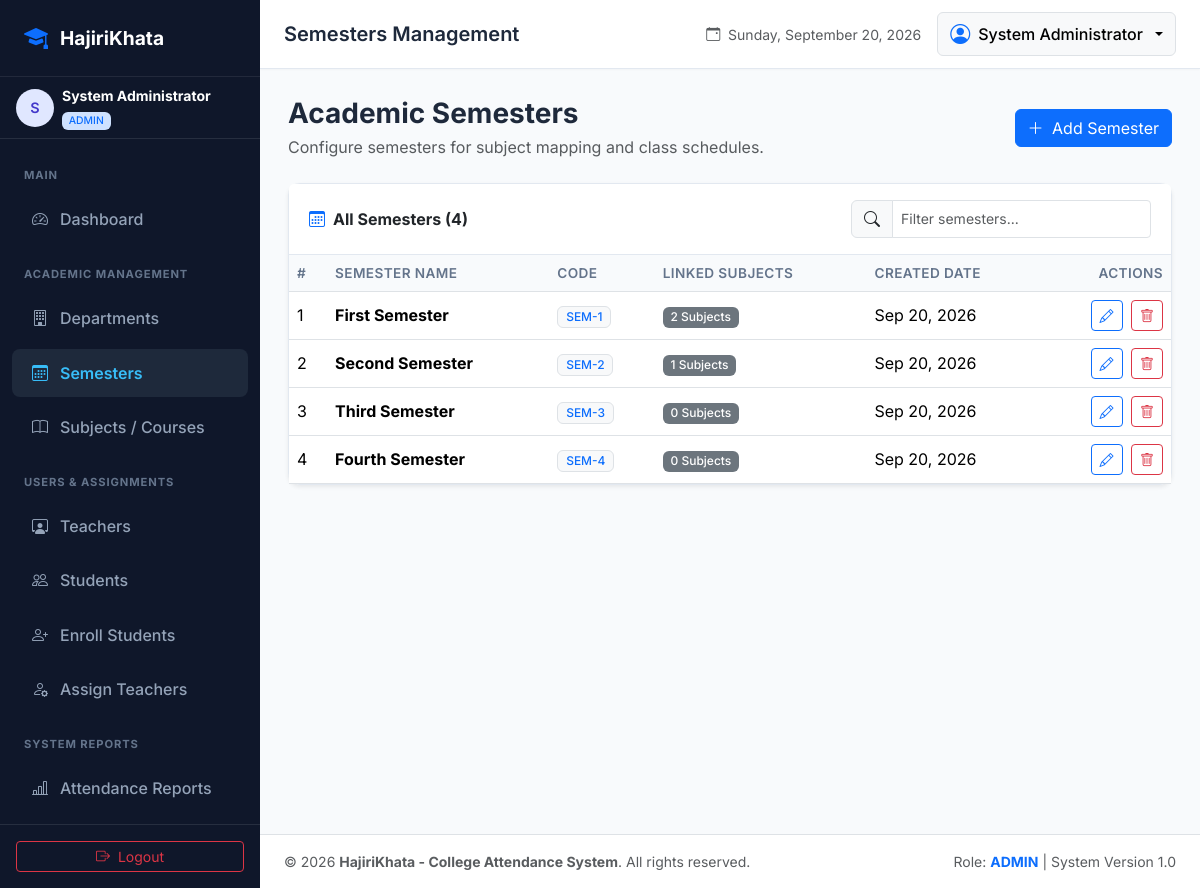
Screenshot of /admin/semesters.php (signed in) with the database file from the repository.
### tables this page shows
CREATE TABLE `semesters` (
    `id` INT AUTO_INCREMENT PRIMARY KEY,
    `name` VARCHAR(50) NOT NULL,
    `code` VARCHAR(20) NOT NULL UNIQUE,
    `created_at` TIMESTAMP DEFAULT CURRENT_TIMESTAMP
);

### includes/helpers.php (called while the page is built, shortened)
<?php
function e($value): string {
    return htmlspecialchars((string)($value ?? ''), ENT_QUOTES, 'UTF-8');
}
function format_date(?string $date, string $format = 'M d, Y'): string {
    $timestamp = strtotime($date);
    return $timestamp ? date($format, $timestamp) : 'N/A';
}

### admin/semesters.php (the view, shortened to what this page needs)
<?php
require_once __DIR__ . '/../config/db.php';
require_once __DIR__ . '/../includes/helpers.php';
try {
    $stmt = $pdo->query("
        SELECT
            s.*,
            (SELECT COUNT(*) FROM subjects sub WHERE sub.semester_id = s.id) AS subject_count
        FROM semesters s
        ORDER BY s.id ASC
    ");
    $semesters = $stmt->fetchAll();
} catch (PDOException $e) {
    set_flash("Error fetching semesters: " . $e->getMessage(), "danger");
    $semesters = [];
}
require_once __DIR__ . '/../includes/header.php';
?>
<div class="container-fluid px-0">
    <div class="d-flex flex-column flex-md-row justify-content-between align-items-md-center mb-4 gap-3">
        <div>
            <h3 class="fw-bold text-slate-900 mb-1">Academic Semesters</h3>
            <p class="text-muted mb-0">Configure semesters for subject mapping and class schedules.</p>
        </div>
        <button type="button" class="btn btn-primary" data-bs-toggle="modal" data-bs-target="#addSemModal">
            <i class="bi bi-plus-lg me-1"></i> Add Semester
        </button>
    </div>
    <div class="card shadow-sm">
        <div class="card-header bg-white d-flex flex-column flex-md-row justify-content-between align-items-md-center gap-3">
            <span class="fw-bold"><i class="bi bi-calendar3 text-primary me-2"></i>All Semesters (<?= count($semesters) ?>)</span>
            <div class="input-group" style="max-width: 300px;">
                <span class="input-group-text bg-light"><i class="bi bi-search"></i></span>
                <input type="text" id="tableSearch" class="form-control form-control-sm" placeholder="Filter semesters...">
            </div>
        </div>
        <div class="card-body p-0">
            <div class="table-responsive">
                <table class="table table-hover align-middle mb-0 searchable-table">
                    <thead>
                        <tr>
                            <th>#</th>
                            <th>Semester Name</th>
                            <th>Code</th>
                            <th>Linked Subjects</th>
                            <th>Created Date</th>
                            <th class="text-end">Actions</th>
                        </tr>
                    </thead>
                    <tbody>
                        <?php if (empty($semesters)): ?>
                            <tr>
                                <td colspan="6" class="text-center py-4 text-muted">No semesters registered yet.</td>
                            </tr>
                        <?php else: ?>
                            <?php foreach ($semesters as $idx => $s): ?>
                                <tr>
                                    <td><?= $idx + 1 ?></td>
                                    <td><strong><?= e($s['name']) ?></strong></td>
                                    <td><span class="badge bg-light text-primary border"><?= e($s['code']) ?></span></td>
                                    <td><span class="badge bg-secondary"><?= $s['subject_count'] ?> Subjects</span></td>
                                    <td><?= format_date($s['created_at']) ?></td>
                                    <td class="text-end">
                                        <button type="button" class="btn btn-sm btn-outline-primary me-1"
                                            data-bs-toggle="modal"
                                            data-bs-target="#editSemModal"
                                            data-id="<?= $s['id'] ?>"
                                            data-name="<?= e($s['name']) ?>"
                                            data-code="<?= e($s['code']) ?>"
                                            title="Edit Semester">
                                            <i class="bi bi-pencil"></i>
                                        </button>
                                        <button type="button" class="btn btn-sm btn-outline-danger"
                                            data-bs-toggle="modal"
                                            data-bs-target="#deleteSemModal"
                                            data-id="<?= $s['id'] ?>"
                                            data-name="<?= e($s['name']) ?>"
                                            title="Delete Semester">
                                            <i class="bi bi-trash"></i>
                                        </button>
                                    </td>
                                </tr>
                            <?php endforeach; ?>
                        <?php endif; ?>
                    </tbody>
                </table>
            </div>
        </div>
    </div>
</div>
<?php require_once __DIR__ . '/../includes/footer.php'; ?>

### assets/css/style.css (style rules this page uses)
:root { --primary-color: #3b82f6; --primary-hover: #2563eb; --sidebar-bg: #0f172a; --sidebar-color: #94a3b8; --sidebar-active-bg: #1e293b; --sidebar-active-text: #38bdf8; --sidebar-width: 260px; --card-shadow: 0 4px 6px -1px rgba(0, 0, 0, 0.07), 0 2px 4px -2px rgba(0, 0, 0, 0.05); --card-shadow-hover: 0 10px 15px -3px rgba(0, 0, 0, 0.1), 0 4px 6px -4px rgba(0, 0, 0, 0.05); --present-color: #10b981; --absent-color: #ef4444; --late-color: #f59e0b; }
body { font-family: 'Inter', system-ui, -apple-system, BlinkMacSystemFont, 'Segoe UI', Roboto, Oxygen, Ubuntu, Cantarell, sans-serif; background-color: #f8fafc; color: #1e293b; min-height: 100vh; }
.card { border: 1px solid #e2e8f0; border-radius: 0.75rem; box-shadow: var(--card-shadow); }
.card-header { background-color: #ffffff; border-bottom: 1px solid #e2e8f0; padding: 1rem 1.25rem; font-weight: 600; }
.table th { font-weight: 600; font-size: 0.85rem; text-transform: uppercase; letter-spacing: 0.03em; color: #64748b; background-color: #f8fafc; border-bottom-width: 1px; }
.badge { font-weight: 500; }

### rows the page displays
semesters: name "First Semester", code "SEM-1", subject_count "2", created_at "Sep 20, 2026"
semesters: name "Second Semester", code "SEM-2", subject_count "1", created_at "Sep 20, 2026"
semesters: name "Third Semester", code "SEM-3", subject_count "0", created_at "Sep 20, 2026"
semesters: name "Fourth Semester", code "SEM-4", subject_count "0", created_at "Sep 20, 2026"

### other values shown
substr($user['full_name'] ?? 'U', 0, 1) "S"
$user['full_name'] "System Administrator"
$user['role'] "ADMIN"
$page_title "Semesters Management"
count($semesters) "4"
APP_NAME "HajiriKhata - College Attendance System"
$role "ADMIN"
